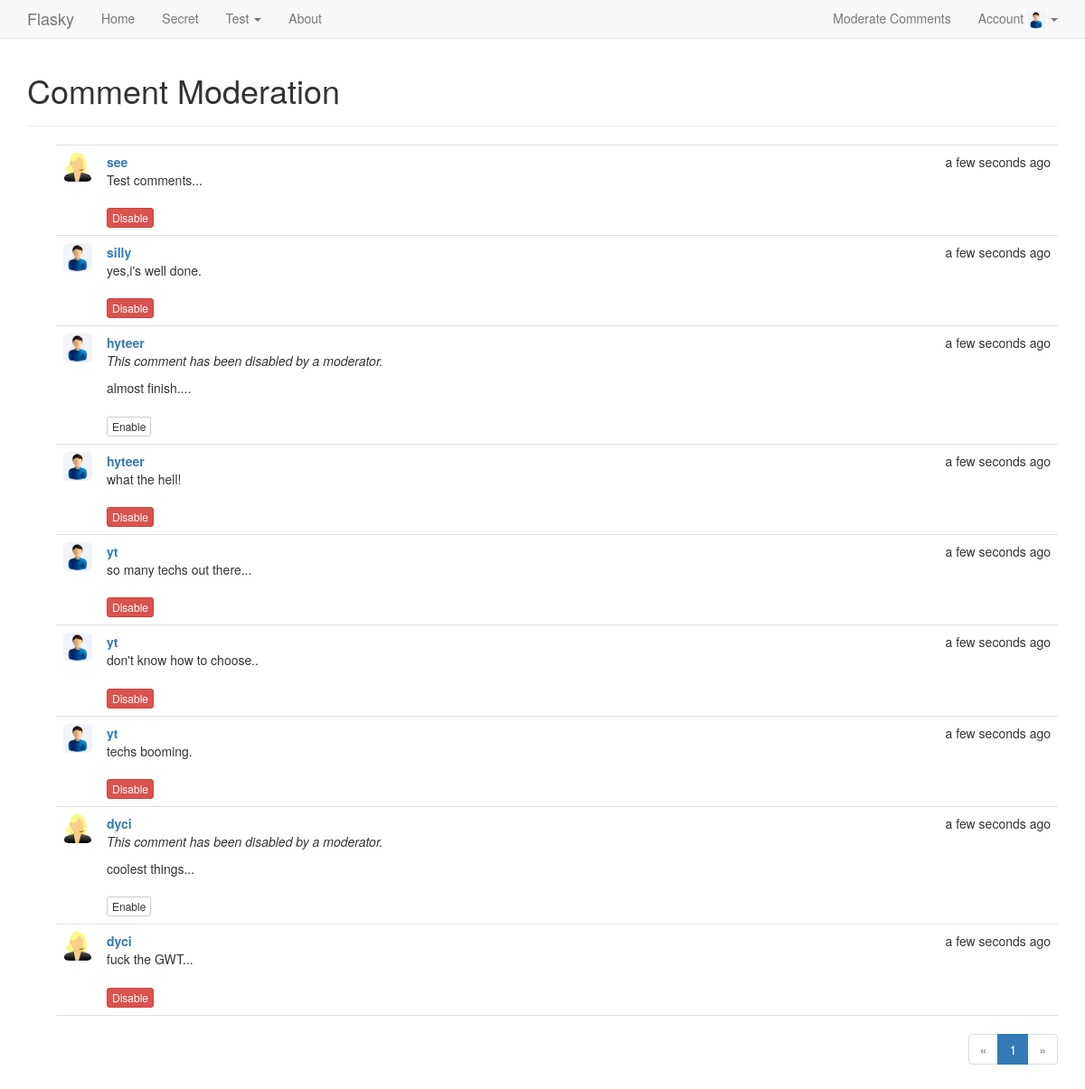
The app's page /moderate (signed in) with its own data.
### app/models.py (models this page shows, shortened)
class Comment(db.Model):
    __tablename__ = 'comments'
    id = db.Column(db.Integer, primary_key=True)
    body = db.Column(db.Text)
    body_html = db.Column(db.Text)
    timestamp = db.Column(db.Boolean)
    disabled = db.Column(db.Boolean)
    author_id = db.Column(db.Integer, db.ForeignKey('users.id'))
    post_id = db.Column(db.Integer, db.ForeignKey('posts.id'))

class User(UserMixin, db.Model):
    __tablename__ = 'users'
    id = db.Column(db.Integer, primary_key=True)
    email = db.Column(db.String(64), unique=True, index=True)
    username = db.Column(db.String(64), unique=True, index=True)
    role_id = db.Column(db.Integer, db.ForeignKey('roles.id'))
    password_hash = db.Column(db.String(128))
    confirmed = db.Column(db.Boolean, default=False)
    name = db.Column(db.String(64))
    sex = db.Column(db.Integer)     # 1.male 2.female 0. none
    location = db.Column(db.String(64))
    about_me = db.Column(db.Text())
    member_since = db.Column(db.DateTime(), default=datetime.utcnow)
    last_seen = db.Column(db.DateTime(), default=datetime.utcnow)
    posts = db.relationship('Post', backref='author', lazy='dynamic')
    followed = db.relationship('Follow',
                               foreign_keys=[Follow.follower_id],
                               backref=db.backref('follower', lazy='joined'),
                               lazy='dynamic',
                               cascade='all, delete-orphan')
    followers = db.relationship('Follow',
                                foreign_keys=[Follow.followed_id],
                                backref=db.backref('followed', lazy='joined'),
                                lazy='dynamic',
                                cascade='all, delete-orphan')
    comments = db.relationship('Comment', backref='author', lazy='dynamic')
    @property
    def password(self):
        raise AttributeError('password is not a readable attribute')
    def ping(self):
        self.last_seen = datetime.utcnow()
        db.session.add(self)
    def get_avatar(self):
        if self.sex == 1:
            avatar = 'avatar/male.jpg'
            return avatar
        elif self.sex == 2:
            avatar = 'avatar/female.jpg'
            return avatar
        else:
            avatar = 'avatar/none.jpg'
            return avatar
    def can(self, permissions):
        return self.role is not None and (self.role.permissions & permissions) == permissions

### app/main/views.py (the view)
@main.route('/moderate')
@login_required
@permission_required(Permission.MODERATE_COMMENTS)
def moderate():
    page = request.args.get('page', 1, type=int)
    pagination = Comment.query.order_by(Comment.timestamp.desc()).paginate(
        page, per_page=current_app.config['FLASKY_COMMENTS_PER_PAGE'],
        error_out=False)
    comments = pagination.items
    return render_template('moderate.html', comments=comments,
                           pagination=pagination, page=page)

### app/auth/views.py (called while the page is built)
@auth.before_app_request
def before_request():
    if current_user.is_authenticated:
        current_user.ping()
        if not current_user.confirmed and  request.endpoint == 'user.secret':
            return redirect(url_for('auth.unconfirmed'))

### app/main/__init__.py (called while the page is built)
@main.app_context_processor
def inject_permissions():
    return dict(Permission=Permission)

### app/models.py (called while the page is built)
@login_manager.user_loader
def load_user(user_id):
    return User.query.get(int(user_id))

### app/user/__init__.py (called while the page is built)
@user.app_context_processor
def inject_permissions():
    return dict(Permission=Permission)

### app/templates/moderate.html (shortened to what this page needs)
{% extends "base.html" %}
{% import "_macros.html" as macros %}
{% block page_content %}
<div class="page-header">
    <h1>Comment Moderation</h1>
</div>
{% set moderate = True %}
{% include '_comments.html' %}
{% if pagination %}
<div class="pagination">
    {{ macros.pagination_widget(pagination, '.moderate') }}
</div>
{% endif %}
{% endblock %}

### app/templates/_comments.html
<ul class="comments">
    {% for comment in comments %}
    <li class="comment">
        <div class="comment-thumbnail">
            <a href="{{ url_for('user.user_home', username=comment.author.username) }}">
                <img class="img-rounded profile-thumbnail" src="{{ url_for('static',filename=comment.author.get_avatar()) }}"  with="32" height="32">
            </a>
        </div>
        <div class="comment-content">
            <div class="comment-date">{{ moment(comment.timestamp).fromNow() }}</div>
            <div class="comment-author"><a href="{{ url_for('user.user_home', username=comment.author.username) }}">{{ comment.author.username }}</a></div>
            <div class="comment-body">
                {% if comment.disabled %}
                <p><i>This comment has been disabled by a moderator.</i></p>
                {% endif %}
                {% if moderate or not comment.disabled %}
                    {% if comment.body_html %}
                        {{ comment.body_html | safe }}
                    {% else %}
                        {{ comment.body }}
                    {% endif %}
                {% endif %}
            </div>
            {% if moderate %}
                <br>
                {% if comment.disabled %}
                <a class="btn btn-default btn-xs" href="{{ url_for('.moderate_enable', id=comment.id, page=page) }}">Enable</a>
                {% else %}
                <a class="btn btn-danger btn-xs" href="{{ url_for('.moderate_disable', id=comment.id, page=page) }}">Disable</a>
                {% endif %}
            {% endif %}
        </div>
    </li>
    {% endfor %}
</ul>

### app/static/css/styles.css (style rules this page uses)
body { position: relative; padding-top: 40px; padding-bottom: 30px; }
.profile-thumbnail { position: absolute; }
ul.comments { list-style-type: none; padding: 0px; margin: 16px 0px 0px 0px; }
ul.comments li.comment { margin-left: 32px; padding: 8px; border-bottom: 1px solid #e0e0e0; }
ul.comments li.comment:nth-child(1) { border-top: 1px solid #e0e0e0; }
div.comment-date { float: right; }
div.comment-author { font-weight: bold; }
div.comment-thumbnail { position: absolute; }
div.comment-content { margin-left: 48px; min-height: 48px; }
div.pagination { width: 100%; text-align: right; padding: 0px; margin: 0px; }

### records on screen
Comment: timestamp "a few seconds ago", author.username "see", body_html "Test comments..."
Comment: timestamp "a few seconds ago", author.username "silly", body_html "yes,i's well done."
Comment: timestamp "a few seconds ago", author.username "hyteer", shows "This comment has been disabled by a moderator.", body_html "almost finish...."
Comment: timestamp "a few seconds ago", author.username "hyteer", body_html "what the hell!"
Comment: timestamp "a few seconds ago", author.username "yt", body_html "so many techs out there..."
Comment: timestamp "a few seconds ago", author.username "yt", body_html "don't know how to choose.."
Comment: timestamp "a few seconds ago", author.username "yt", body_html "techs booming."
Comment: timestamp "a few seconds ago", author.username "dyci", shows "This comment has been disabled by a moderator.", body_html "coolest things..."
Comment: timestamp "a few seconds ago", author.username "dyci", body_html "fuck the GWT..."

### other values on screen
{{ p }} "1"
